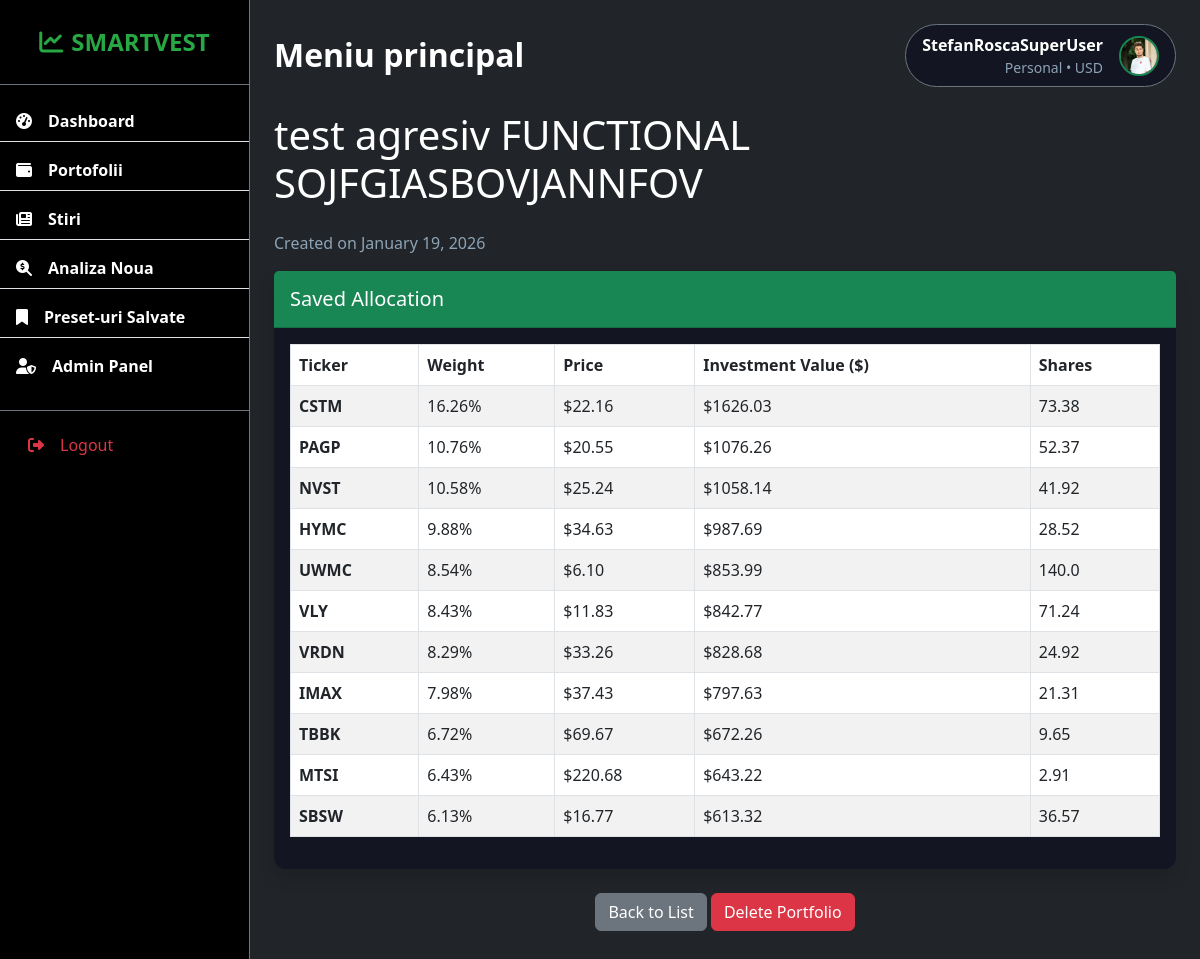
Page /portfolios/5/ (signed in) on the committed database.
### SmartVest/models.py (models this page shows, shortened)
class UserProfile(models.Model):
    user = models.OneToOneField(User, on_delete=models.CASCADE)
    avatar = models.ImageField(upload_to='avatars/', default='avatars/default.png', blank=True)
    bio = models.TextField(max_length=500, blank=True)

class SavedPortfolio(models.Model):
    user = models.ForeignKey(User, on_delete=models.CASCADE)
    name = models.CharField(max_length=100)
    description = models.TextField(blank=True)
    portfolio_data = models.JSONField(default=dict)
    created_at = models.DateTimeField(default=timezone.now)
    updated_at = models.DateTimeField(auto_now=True)

### SmartVest/views.py (the view)
# urls.py: path('portfolios/<int:pk>/', views.PortfolioDetailView.as_view(), name='portfolio-detail'),
class PortfolioDetailView(LoginRequiredMixin, UserPassesTestMixin, DetailView):
    model = SavedPortfolio
    template_name = 'SmartVest/portfolio_detail.html'
    def test_func(self):
        portfolio = self.get_object()
        if self.request.user == portfolio.user:
            return True
        return False

### templates/SmartVest/portfolio_detail.html (shortened to what this page needs)
{% extends 'base.html' %}
{% block content %}
<h1 class="mb-4">{{ object.name }}</h1>
<p class="text-muted">Created on {{ object.created_at|date:"F d, Y" }}</p>
<div class="card shadow mb-4">
    <div class="card-header py-3 bg-success text-white">
        <h5 class="m-0 font-weight-bold">Saved Allocation</h5>
    </div>
    <div class="card-body">
        <div class="table-responsive">
            <table class="table table-bordered table-striped" width="100%" cellspacing="0">
                <thead>
                    <tr>
                        <th>Ticker</th>
                        <th>Weight</th>
                        <th>Price</th>
                        <th>Investment Value ($)</th>
                        <th>Shares</th>
                    </tr>
                </thead>
                <tbody>
                    {% for row in object.portfolio_data %}
                    <tr>
                        <td><strong>{{ row.Ticker }}</strong></td>
                        <td>{{ row.Pondere }}</td>
                        <td>{{ row.Price }}</td>
                        <td>{{ row.Valoare_Investitie_USD }}</td>
                        <td>{{ row.Nr_Actiuni }}</td>
                    </tr>
                    {% endfor %}
                </tbody>
            </table>
        </div>
    </div>
</div>
<div class="text-center mb-4">
    <a href="{% url 'portfolio-list' %}" class="btn btn-secondary">Back to List</a>
    <a href="{% url 'portfolio-delete' object.id %}" class="btn btn-danger">Delete Portfolio</a>
</div>
{% endblock %}

### templates/base.html (shortened to what this page needs)
<!DOCTYPE html>
<html lang="en">
<head>
    <link href="https://cdn.jsdelivr.net/npm/bootstrap@5.3.0/dist/css/bootstrap.min.css" rel="stylesheet">
    <link rel="stylesheet" href="https://cdnjs.cloudflare.com/ajax/libs/font-awesome/6.4.0/css/all.min.css">
    <link rel="stylesheet" href="/static/css/style.css">
</head>
<body class="bg-dark text-white">
    <div class="d-flex" id="wrapper">
        {% if user.is_authenticated %}
        <div class="bg-black border-end border-secondary sidebar-wrapper" id="sidebar-wrapper">
            <a href="{% url 'home' %}" class="text-decoration-none">
                <div
                    class="sidebar-heading text-center py-4 primary-text fs-4 fw-bold text-uppercase border-bottom border-secondary mb-3 logo-link">
                    <i class="fas fa-chart-line me-2 text-success"></i><span class="text-white">SmartVest</span>
                </div>
            </a>
            <div class="list-group list-group-flush my-3">
                <a href="{% url 'home' %}"
                    class="list-group-item list-group-item-action bg-transparent text-white fw-bold mb-2 sidebar-link">
                    <i class="fas fa-tachometer-alt me-3"></i>Dashboard
                </a>
                <a href="{% url 'portfolio-list' %}"
                    class="list-group-item list-group-item-action bg-transparent text-white fw-bold mb-2 sidebar-link">
                    <i class="fas fa-wallet me-3"></i>Portofolii
                </a>
                <a href="{% url 'market-news' %}"
                    class="list-group-item list-group-item-action bg-transparent text-white fw-bold mb-2 sidebar-link">
                    <i class="fas fa-newspaper me-3"></i>Stiri
                </a>
                <a href="{% url 'run-analysis' %}"
                    class="list-group-item list-group-item-action bg-transparent text-white fw-bold mb-2 sidebar-link">
                    <i class="fas fa-search-dollar me-3"></i>Analiza Noua
                </a>
                <a href="{% url 'presets-list' %}"
                    class="list-group-item list-group-item-action bg-transparent text-white fw-bold mb-2 sidebar-link">
                    <i class="fas fa-bookmark me-3"></i>Preset-uri Salvate
                </a>
                {% if user.is_superuser %}
                <a href="{% url 'admin-dashboard' %}"
                    class="list-group-item list-group-item-action bg-transparent text-white fw-bold mb-2 sidebar-link">
                    <i class="fas fa-user-shield me-3"></i>Admin Panel
                </a>
                {% endif %}
            </div>
            <div class="mt-auto p-3 border-top border-secondary">
                <form action="{% url 'logout' %}" method="post">
                    <button type="submit" class="btn btn-outline-danger w-100 border-0 text-start">
                        <i class="fas fa-sign-out-alt me-3"></i>Logout
                    </button>
                </form>
            </div>
        </div>
        {% endif %}
        <div id="page-content-wrapper" class="w-100">
            <nav class="navbar navbar-expand-lg navbar-dark bg-transparent py-4 px-4">
                <div class="d-flex align-items-center">
                    <h2 class="fs-2 m-0 text-white fw-bold">{% block header_title %}Meniu principal{% endblock %}</h2>
                </div>
                <div class="collapse navbar-collapse" id="navbarSupportedContent">
                    <ul class="navbar-nav ms-auto mb-2 mb-lg-0">
                        <li class="nav-item">
                            <a href="{% url 'profile' %}" class="text-decoration-none">
                                <div
                                    class="d-flex align-items-center text-white bg-dark-card rounded-pill px-3 py-2 ms-3 border border-secondary component-bg">
                                    {% if user.is_authenticated %}
                                    <div class="me-3 text-end d-none d-md-block">
                                        <span class="d-block fw-bold text-white">{{ user.username }}</span>
                                        <span class="d-block small text-muted">Personal • USD</span>
                                    </div>
                                    {% if user.userprofile.avatar %}
                                    <img src="{{ user.userprofile.avatar.url }}"
                                        class="rounded-circle border border-2 border-success"
                                        style="width: 40px; height: 40px; object-fit: cover;">
                                    {% else %}
                                    <div class="rounded-circle bg-secondary d-flex justify-content-center align-items-center text-white fw-bold"
                                        style="width: 40px; height: 40px;">
                                        {{ user.username|slice:":1"|upper }}
                                    </div>
                                    {% endif %}
                                    {% else %}
                                    <a href="{% url 'login' %}"
                                        class="btn btn-sm btn-success rounded-pill px-4">Login</a>
                                    {% endif %}
                                </div>
                            </a>
                        </li>
                    </ul>
                </div>
            </nav>
            <div class="container-fluid px-4 pb-5">
                {% block content %}{% endblock %}
            </div>
        </div>
    </div>
</body>
</html>

### static/css/style.css (style rules this page uses)
:root { --main-bg-color: #0b0f19; --secondary-bg-color: #131622; --sidebar-bg-color: #000000; --text-main: #ffffff; --text-secondary: #8da3b6; --accent-green: #28a745; --accent-red: #dc3545; }
body { background-color: var(--main-bg-color) !important; font-family: 'Segoe UI', Tahoma, Geneva, Verdana, sans-serif; color: var(--text-main); overflow-x: hidden; }
#wrapper { overflow-x: hidden; min-height: 100vh; }
#sidebar-wrapper { min-height: 100vh; width: 250px; margin-left: 0; transition: margin 0.25s ease-out; background-color: var(--sidebar-bg-color) !important; flex-shrink: 0; }
#page-content-wrapper { min-width: 0; width: 100%; }
.sidebar-link { transition: all 0.3s; border-right: 4px solid transparent; }
.logo-link { transition: all 0.3s ease; cursor: pointer; }
.bg-dark-card { background-color: var(--secondary-bg-color); }
.component-bg { background-color: var(--secondary-bg-color); }
.card { background-color: var(--secondary-bg-color); color: var(--text-main); border: none; border-radius: 12px; }
.text-success { color: var(--accent-green) !important; }
.text-muted { color: var(--text-secondary) !important; }

### rows in the picture
SavedPortfolio: name "test agresiv FUNCTIONAL SOJFGIASBOVJANNFOV", created_at "January 19, 2026"

### other values in the picture
{{ user.username }} "StefanRoscaSuperUser"
{{ row.Ticker }} "CSTM" "PAGP" "NVST" "HYMC" "UWMC" "VLY" "VRDN" "IMAX" "TBBK" "MTSI" "SBSW"
{{ row.Pondere }} "16.26%" "10.76%" "10.58%" "9.88%" "8.54%" "8.43%" "8.29%" "7.98%" "6.72%" "6.43%" "6.13%"
{{ row.Price }} "$22.16" "$20.55" "$25.24" "$34.63" "$6.10" "$11.83" "$33.26" "$37.43" "$69.67" "$220.68" "$16.77"
{{ row.Valoare_Investitie_USD }} "$1626.03" "$1076.26" "$1058.14" "$987.69" "$853.99" "$842.77" "$828.68" "$797.63" "$672.26" "$643.22" "$613.32"
{{ row.Nr_Actiuni }} "73.38" "52.37" "41.92" "28.52" "140.0" "71.24" "24.92" "21.31" "9.65" "2.91" "36.57"
